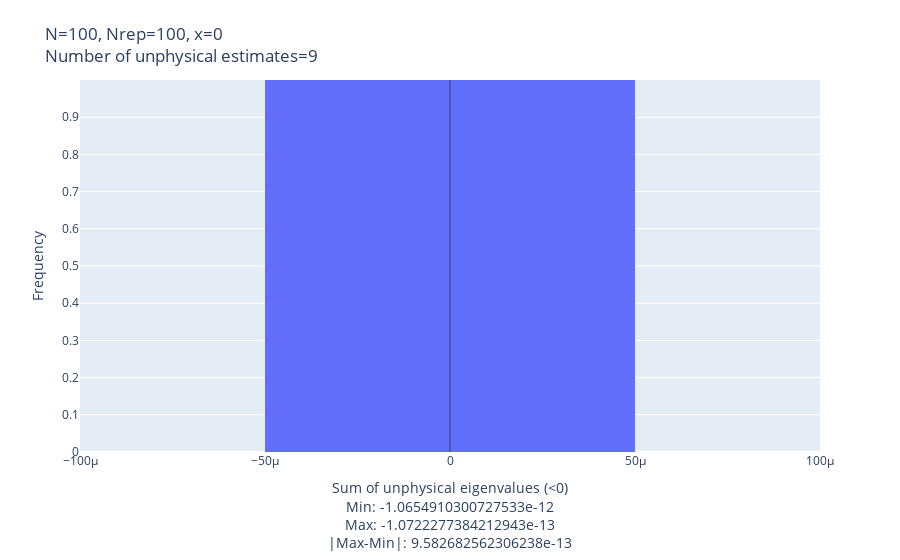

This figure's notebook cell:
### Code cell
figs = physicality_violation_check.make_graphs_sum_unphysical_eigenvalues(
    estimation_results_list[3], 0
)

figs[0]

### Figure 1 — Plotly figure (JSON) as saved in the notebook; plotly's stock layout.template omitted (floating-point values rounded to 4 significant figures)
{"data": [{"histnorm": "probability", "type": "histogram", "x": [-1.065e-12, -1.464e-13, -3.069e-13, -2.529e-13, -1.333e-13, -1.188e-13, -1.466e-13, -1.072e-13, -1.172e-13], "xbins": {"size": 0.0001}}], "layout": {"margin": {"t": 80}, "shapes": [{"line": {"color": "black", "width": 1}, "opacity": 0.5, "type": "line", "x0": 0, "x1": 0, "xref": "x", "y0": 0, "y1": 1, "yref": "paper"}], "title": {"text": "N=100, Nrep=100, x=0<br>Number of unphysical estimates=9"}, "xaxis": {"autorange": false, "range": [-0.0001, 0.0001], "title": {"text": "Sum of unphysical eigenvalues (<0)<br>Min: -1.0654910300727533e-12<br>Max: -1.0722277384212943e-13<br>|Max-Min|: 9.582682562306238e-13"}}, "yaxis": {"range": [0, 1], "tickvals": [0, 0.1, 0.2, 0.3, 0.4, 0.5, 0.6, 0.7, 0.8, 0.9], "title": {"text": "Frequency"}}}}
